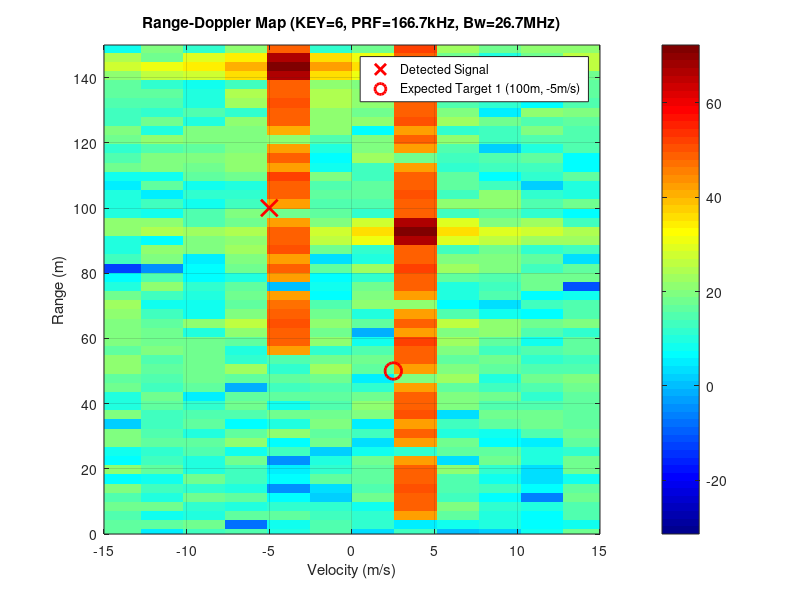

The MATLAB script that drew this image:
%%%%%%%%%%%%%%%%%%%%%%%%%%%%%%%%%%%%%%%%%%%%%%%%%%%%%%%%%%%%%%%%%%%%%%%%%%%
%                     Radar Quiz 4 Simulation
%%%%%%%%%%%%%%%%%%%%%%%%%%%%%%%%%%%%%%%%%%%%%%%%%%%%%%%%%%%%%%%%%%%%%%%%%%%

clear;
clc;
close all;

%% --- Parameters Initialization ---

% Student Specific Parameter
roll_no_str = '2022006';
KEY = str2double(roll_no_str(end-1:end));
if KEY == 0
    KEY = 100; % As per instruction for 00
end
fprintf('Using KEY = %d\n', KEY);

% Radar Parameters
c = 3e8;                      % Speed of light (m/s)
fc = 77e9;                    % Carrier frequency (Hz) - 77 GHz Automotive Radar
lambda = c / fc;              % Wavelength (m)

PRI = KEY * 1e-6;             % Pulse Repetition Interval (s) - KEY microseconds
PRF = 1 / PRI;                % Pulse Repetition Frequency (Hz)
dutyCycle = 0.10;             % 10% duty cycle
tau = PRI * dutyCycle;        % Pulse width (s)

% Polyphase Code Parameters
code = [+1, +1, +1, +1, +1, +1j, -1, -1j, +1, -1, +1, -1, +1, -1j, -1, +1j];
N_code = length(code);        % Number of bits in the code (16)
T_bit = tau / N_code;         % Duration of each code bit (s)
Bw = 1 / T_bit;               % Approximate bandwidth (Hz)

fprintf('--- Radar Specifications ---\n');
fprintf('Carrier Frequency (fc): %.2f GHz\n', fc/1e9);
fprintf('Wavelength (lambda): %.4f mm\n', lambda*1e3);
fprintf('Pulse Repetition Interval (PRI): %.2f us\n', PRI*1e6);
fprintf('Pulse Repetition Frequency (PRF): %.2f kHz\n', PRF/1e3);
fprintf('Pulse Width (tau): %.2f us\n', tau*1e6);
fprintf('Code Length (N_code): %d bits\n', N_code);
fprintf('Bit Duration (T_bit): %.2f ns\n', T_bit*1e9);
fprintf('Approximate Bandwidth (Bw): %.2f MHz\n', Bw/1e6);

% Target Parameters
R1 = 100;      % Range of target 1 (m)
v1 = -5;       % Velocity of target 1 (m/s) - Negative for towards radar
R2 = 50;       % Range of target 2 (m)
v2 = 2.5;      % Velocity of target 2 (m/s) - Positive for away from radar

fprintf('--- Target Parameters ---\n');
fprintf('Target 1: Range = %.1f m, Velocity = %.1f m/s\n', R1, v1);
fprintf('Target 2: Range = %.1f m, Velocity = %.1f m/s\n', R2, v2);

% Simulation Parameters
N_pulses = 128;               % Number of pulses for Doppler processing (Coherent Processing Interval - CPI)
Fs = 2 * Bw;                  % Sampling frequency (Hz) - At least Nyquist rate
                                % Let's ensure integer samples per bit for better simulation
N_samples_per_bit_ideal = Fs * T_bit;
N_samples_per_bit = ceil(N_samples_per_bit_ideal * 4) / 4; % Choose a slightly higher Fs for integer/half samples, e.g., factor of 4
if N_samples_per_bit < 2
    N_samples_per_bit = 4; % Ensure at least a few samples per bit
end
Fs = N_samples_per_bit / T_bit; % Recalculate Fs based on chosen samples per bit
dt = 1 / Fs;                  % Time resolution (s)

N_samples_pulse = N_code * N_samples_per_bit; % Samples per pulse width
N_samples_PRI = round(PRI * Fs);           % Samples per PRI
t_pulse = (0:N_samples_pulse-1) * dt;      % Time vector for one pulse duration
t_pri = (0:N_samples_PRI-1) * dt;          % Time vector for one PRI duration

fprintf('--- Simulation Setup ---\n');
fprintf('Sampling Frequency (Fs): %.2f MHz\n', Fs/1e6);
fprintf('Samples per Bit: %d\n', N_samples_per_bit);
fprintf('Samples per Pulse: %d\n', N_samples_pulse);
fprintf('Samples per PRI: %d\n', N_samples_PRI);
fprintf('Number of Pulses in CPI (N_pulses): %d\n', N_pulses);

%% --- Generate Transmitted Baseband Signal (One Pulse) ---

s_baseband_pulse = zeros(1, N_samples_pulse);
for k = 1:N_code
    start_idx = (k-1) * N_samples_per_bit + 1;
    end_idx = k * N_samples_per_bit;
    s_baseband_pulse(start_idx:end_idx) = code(k);
end

% Create the full signal for one PRI (pulse + zeros)
s_pri = zeros(1, N_samples_PRI);
s_pri(1:N_samples_pulse) = s_baseband_pulse;

%% --- Simulate Received Signal (Down-converted Baseband) ---

% Calculate expected delays and Doppler shifts
delay1 = 2 * R1 / c;
fd1 = 2 * v1 / lambda; % Doppler shift for target 1
delay_samples1 = round(delay1 * Fs);

delay2 = 2 * R2 / c;
fd2 = 2 * v2 / lambda; % Doppler shift for target 2
delay_samples2 = round(delay2 * Fs);

fprintf('--- Expected Target Properties ---\n');
fprintf('Target 1: Delay = %.2f us (Samples = %d), Doppler = %.2f Hz\n', delay1*1e6, delay_samples1, fd1);
fprintf('Target 2: Delay = %.2f us (Samples = %d), Doppler = %.2f Hz\n', delay2*1e6, delay_samples2, fd2);


% Initialize received signal matrix (Range x Pulses)
rx_signal = zeros(N_samples_PRI, N_pulses);

% Simulate received signal for each pulse
SNR_dB = 20; % Assume Signal-to-Noise Ratio in dB for simulation clarity
signal_power = mean(abs(s_baseband_pulse).^2);
noise_power = signal_power / (10^(SNR_dB/10));
noise_std_dev = sqrt(noise_power / 2); % Standard deviation for real/imag parts

for m = 1:N_pulses % Loop through pulses
    % Current time for Doppler phase calculation
    t_slow = (m-1) * PRI;

    % Generate noise for this pulse
    noise = noise_std_dev * (randn(N_samples_PRI, 1) + 1j * randn(N_samples_PRI, 1));
    rx_pulse_m = noise;

    % --- Target 1 Signal ---
    % Calculate Doppler phase shift for this pulse
    doppler_phase1 = exp(1j * 2 * pi * fd1 * t_slow);
    % Generate received pulse (delayed and phase shifted)
    signal1 = zeros(N_samples_PRI, 1);
    if (delay_samples1 + N_samples_pulse) <= N_samples_PRI
       signal1(delay_samples1 + (1:N_samples_pulse)) = s_baseband_pulse * doppler_phase1;
    end
    rx_pulse_m = rx_pulse_m + signal1;

    % --- Target 2 Signal ---
    % Calculate Doppler phase shift for this pulse
    doppler_phase2 = exp(1j * 2 * pi * fd2 * t_slow);
     % Generate received pulse (delayed and phase shifted)
    signal2 = zeros(N_samples_PRI, 1);
    if (delay_samples2 + N_samples_pulse) <= N_samples_PRI
       signal2(delay_samples2 + (1:N_samples_pulse)) = s_baseband_pulse * doppler_phase2;
    end
    rx_pulse_m = rx_pulse_m + signal2;

    % Store the received signal for this pulse
    rx_signal(:, m) = rx_pulse_m;
end

disp('Received signal simulation complete.');

%% --- Signal Processing ---

% 1. Pulse Compression (Matched Filtering)
matched_filter = conj(flipud(s_baseband_pulse(:))); % Matched filter (complex conjugate, time reversed)
pc_signal = zeros(N_samples_PRI, N_pulses);

fprintf('Applying Matched Filter (Pulse Compression)...\n');
for m = 1:N_pulses
    % Apply matched filter using convolution
    % 'same' ensures output length matches input (N_samples_PRI)
    % Convolution with the time-reversed conjugate is equivalent to correlation
    pc_signal(:, m) = conv(rx_signal(:, m), matched_filter, 'same');
end
disp('Pulse Compression complete.');

% 2. Doppler Processing (FFT across pulses)
fprintf('Applying Doppler FFT...\n');
% Apply FFT across the 'slow time' (pulse) dimension for each range bin
range_doppler_map = fftshift(fft(pc_signal, N_pulses, 2), 2);
disp('Range-Doppler Map generated.');

%% --- Plotting the Range-Doppler Map ---

% Create axes
range_axis = (0:N_samples_PRI-1) * dt * c / 2; % Convert sample index to range (m)
doppler_freq_axis = linspace(-PRF/2, PRF/2, N_pulses); % Doppler frequency axis (Hz)
velocity_axis = doppler_freq_axis * lambda / 2;       % Convert Doppler frequency to velocity (m/s)

figure;
imagesc(velocity_axis, range_axis, 20*log10(abs(range_doppler_map)));
colormap('jet'); % Use a standard colormap
colorbar; % Show the color scale (in dB)
xlabel('Velocity (m/s)');
ylabel('Range (m)');
title(sprintf('Range-Doppler Map (KEY=%d, PRF=%.1fkHz, Bw=%.1fMHz)', KEY, PRF/1e3, Bw/1e6));
axis xy; % Ensure range starts from 0 at the bottom
grid on;

% Optional: Add markers for expected target locations
hold on;
plot(v1, R1, 'rx', 'MarkerSize', 12, 'LineWidth', 2); % Expected Target 1
plot(v2, R2, 'ro', 'MarkerSize', 12, 'LineWidth', 2); % Expected Target 2
legend('Detected Signal', 'Expected Target 1 (100m, -5m/s)', 'Expected Target 2 (50m, +2.5m/s)');
hold off;

% Adjust axis limits for better visualization if needed
ylim([0 max(R1, R2) + 50]); % Focus range axis around targets
v_lim = max(abs(v1), abs(v2));
xlim([-v_lim-10 v_lim+10]); % Focus velocity axis around targets


%% --- Coded Calculations for Written Component ---

% Range Resolution
delta_R = c / (2 * Bw);
fprintf('\n--- Resolution & Ambiguity Calculations ---\n');
fprintf('Range Resolution (delta_R = c / (2 * Bw)): %.3f m\n', delta_R);

% Doppler Velocity Resolution
T_cpi = N_pulses * PRI; % Coherent Processing Interval duration
delta_fd = 1 / T_cpi;   % Doppler Frequency Resolution
delta_V = delta_fd * lambda / 2; % Doppler Velocity Resolution
fprintf('Doppler Velocity Resolution (delta_V = lambda / (2 * N_pulses * PRI)): %.3f m/s\n', delta_V);

% Maximum Unambiguous Range
R_unamb = c * PRI / 2;
fprintf('Maximum Unambiguous Range (R_unamb = c * PRI / 2): %.1f m\n', R_unamb);

% Maximum Unambiguous Velocity
V_unamb = lambda * PRF / 4; % Magnitude of max unambiguous velocity (+/- V_unamb)
fprintf('Maximum Unambiguous Velocity (+/- V_unamb = +/- lambda * PRF / 4): +/- %.2f m/s\n', V_unamb);